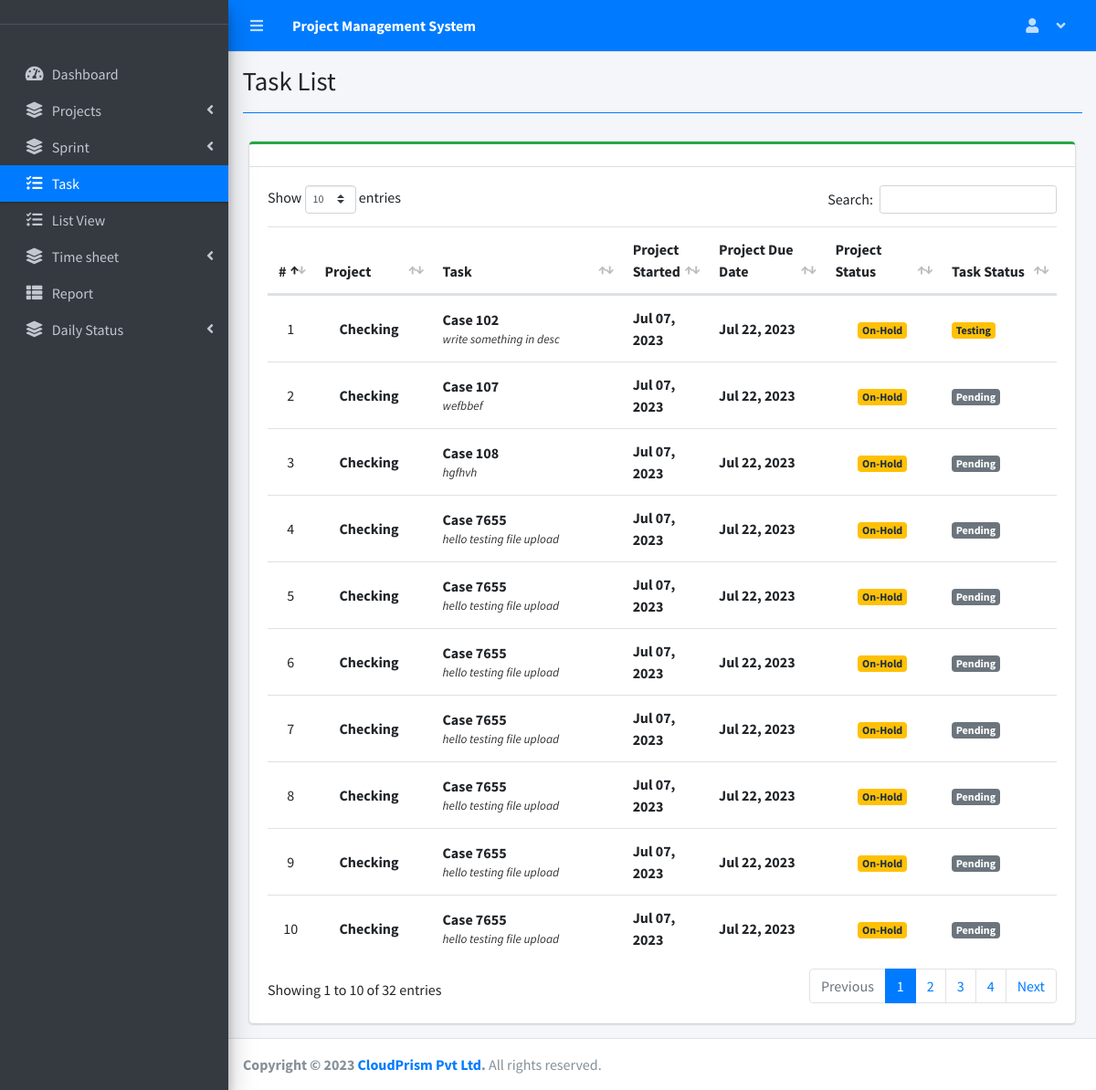
/index.php?page=task_list (signed in), run on the app's committed database.
### tables this page shows
CREATE TABLE `task_list` (
  `id` int(30) NOT NULL,
  `project_id` int(30) NOT NULL,
  `task` varchar(200) NOT NULL,
  `description` text NOT NULL,
  `status` tinyint(4) NOT NULL,
  `task_type` int(11) NOT NULL DEFAULT 1,
  `user_id` int(11) NOT NULL,
  `start_date` datetime NOT NULL,
  `end_date` datetime NOT NULL,
  `estimated_time` text NOT NULL,
  `Updated_At` datetime NOT NULL DEFAULT current_timestamp(),
  `attachment_name` varchar(200) DEFAULT NULL
);

CREATE TABLE `project_list` (
  `id` int(30) NOT NULL,
  `name` varchar(200) NOT NULL,
  `description` text NOT NULL,
  `status` tinyint(2) NOT NULL,
  `start_date` date NOT NULL,
  `end_date` date NOT NULL,
  `manager_id` int(30) NOT NULL,
  `user_ids` text NOT NULL,
  `date_created` datetime NOT NULL DEFAULT current_timestamp()
);

### task_list.php (the view, shortened to what this page needs)
<?php include'db_connect.php' ?>
<div class="col-lg-12">
	<div class="card card-outline card-success">
		<div class="card-header">
		</div>
		<div class="card-body">
			<div class="table-responsive">
			<table class="table tabe-hover table-condensed" id="list">
				<colgroup>
					<col width="5%">
					<col width="15%">
					<col width="25%">
					<col width="10%">
					<col width="15%">
					<col width="15%">
					<col width="15%">
				</colgroup>
				<thead>
					<tr>
						<th class="text-center">#</th>
						<th>Project</th>
						<th>Task</th>
						<th>Project Started</th>
						<th>Project Due Date</th>
						<th>Project Status</th>
						<th>Task Status</th>
					</tr>
				</thead>
				<tbody>
					<?php
					$i = 1;
					$where = "";
					$stat = array("Pending","Started","On-Progress","On-Hold","Over Due","Done");
					$qry = $conn->query("SELECT t.*,p.name as pname,p.start_date,p.status as pstatus, p.end_date,p.id as pid FROM task_list t inner join project_list p on p.id = t.project_id $where order by p.name asc");
					while($row= $qry->fetch_assoc()):
						$trans = get_html_translation_table(HTML_ENTITIES,ENT_QUOTES);
						unset($trans["\""], $trans["<"], $trans[">"], $trans["<h2"]);
						$desc = strtr(html_entity_decode($row['description']),$trans);
						$desc=str_replace(array("<li>","</li>"), array("",", "), $desc);
		                $cprog = $conn->query("SELECT * FROM task_list where project_id = {$row['pid']} and status = 3")->num_rows;
		                $prod = $conn->query("SELECT * FROM user_productivity where project_id = {$row['pid']}")->num_rows;
		                if($row['pstatus'] == 0 && strtotime(date('Y-m-d')) >= strtotime($row['start_date'])):
		                if($prod  > 0  || $cprog > 0)
		                  $row['pstatus'] = 2;
		                else
		                  $row['pstatus'] = 1;
		                elseif($row['pstatus'] == 0 && strtotime(date('Y-m-d')) > strtotime($row['end_date'])):
		                $row['pstatus'] = 4;
		                endif;
					?>
					<tr>
						<td class="text-center"><?php echo $i++ ?></td>
						<td>
						<p><a class="dropdown-item view_project" href="./index.php?page=view_project&id=<?php echo $row['pid'] ?>" data-id="<?php echo $row['pid'] ?>"><b><?php echo ucwords($row['pname']) ?></b></a></p>
						</td>
						<td>
							<p><b><?php echo ucwords($row['task']) ?></b></p>
							<p class="truncate"><?php echo strip_tags($desc) ?></p>
						</td>
						<td><b><?php echo date("M d, Y",strtotime($row['start_date'])) ?></b></td>
						<td><b><?php echo date("M d, Y",strtotime($row['end_date'])) ?></b></td>
						<td class="text-center">
							<?php
							  if($stat[$row['pstatus']] =='Pending'){
							  	echo "<span class='badge badge-secondary'>{$stat[$row['pstatus']]}</span>";
							  }elseif($stat[$row['pstatus']] =='Started'){
							  	echo "<span class='badge badge-primary'>{$stat[$row['pstatus']]}</span>";
							  }elseif($stat[$row['pstatus']] =='On-Progress'){
							  	echo "<span class='badge badge-info'>{$stat[$row['pstatus']]}</span>";
							  }elseif($stat[$row['pstatus']] =='On-Hold'){
							  	echo "<span class='badge badge-warning'>{$stat[$row['pstatus']]}</span>";
							  }elseif($stat[$row['pstatus']] =='Over Due'){
							  	echo "<span class='badge badge-danger'>{$stat[$row['pstatus']]}</span>";
							  }elseif($stat[$row['pstatus']] =='Done'){
							  	echo "<span class='badge badge-success'>{$stat[$row['pstatus']]}</span>";
							  }
							?>
						</td>
						<td>
                        	<?php
                        	if($row['status'] == 1){
						  		echo "<span class='badge badge-secondary'>Pending</span>";
                        	}elseif($row['status'] == 2){
						  		echo "<span class='badge badge-primary'>On-Progress</span>";
                        	}elseif($row['status'] == 3){
						  		echo "<span class='badge badge-success'>Done</span>";
                        	}elseif($row['status'] == 4){
								echo "<span class='badge badge-warning'>Testing</span>";
						  	}elseif($row['status'] == 5){
								echo "<span class='badge badge-warning'>On-Hold</span>";
						  	}elseif($row['status'] == 6){
								echo "<span class='badge badge-info'>Ready To Deploy</span>";
						  	}
                        	?>
                        </td>
					</tr>
				<?php endwhile; ?>
				</tbody>
			</table>
			</div>
		</div>
	</div>
</div>

### task_list.php (style rules this page uses)
table p { margin: unset !important; }
table td { vertical-align: middle !important }

### data on the page
task_list: project_list.name "Checking", task "Case 102", description "write something in desc", project_list.start_date "Jul 07, 2023", project_list.end_date "Jul 22, 2023", project_list.status "On-Hold", status "Testing"
task_list: project_list.name "Checking", task "Case 107", description "wefbbef", project_list.start_date "Jul 07, 2023", project_list.end_date "Jul 22, 2023", project_list.status "On-Hold", status "Pending"
task_list: project_list.name "Checking", task "Case 108", description "hgfhvh", project_list.start_date "Jul 07, 2023", project_list.end_date "Jul 22, 2023", project_list.status "On-Hold", status "Pending"
task_list: project_list.name "Checking", task "Case 7655", description "hello testing file upload", project_list.start_date "Jul 07, 2023", project_list.end_date "Jul 22, 2023", project_list.status "On-Hold", status "Pending"
task_list: project_list.name "Checking", task "Case 7655", description "hello testing file upload", project_list.start_date "Jul 07, 2023", project_list.end_date "Jul 22, 2023", project_list.status "On-Hold", status "Pending"
task_list: project_list.name "Checking", task "Case 7655", description "hello testing file upload", project_list.start_date "Jul 07, 2023", project_list.end_date "Jul 22, 2023", project_list.status "On-Hold", status "Pending"
task_list: project_list.name "Checking", task "Case 7655", description "hello testing file upload", project_list.start_date "Jul 07, 2023", project_list.end_date "Jul 22, 2023", project_list.status "On-Hold", status "Pending"
task_list: project_list.name "Checking", task "Case 7655", description "hello testing file upload", project_list.start_date "Jul 07, 2023", project_list.end_date "Jul 22, 2023", project_list.status "On-Hold", status "Pending"
task_list: project_list.name "Checking", task "Case 7655", description "hello testing file upload", project_list.start_date "Jul 07, 2023", project_list.end_date "Jul 22, 2023", project_list.status "On-Hold", status "Pending"
task_list: project_list.name "Checking", task "Case 7655", description "hello testing file upload", project_list.start_date "Jul 07, 2023", project_list.end_date "Jul 22, 2023", project_list.status "On-Hold", status "Pending"

### other printed values
$title "Task List"
